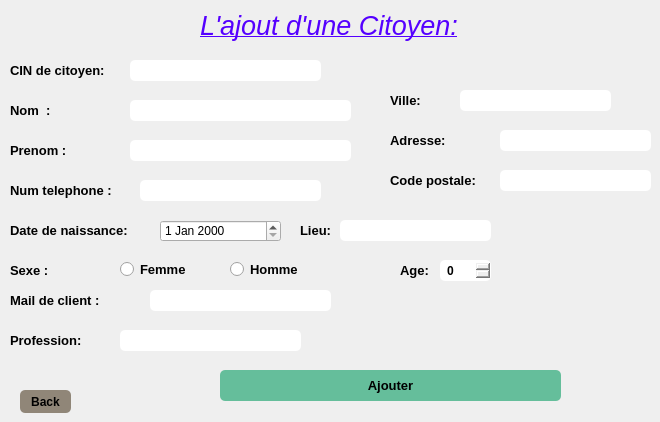
   <widget class="QWidget" name="page">
    <widget class="QLabel" name="label_9">
     <property name="geometry">
      <rect>
       <x>10</x>
       <y>260</y>
       <width>61</width>
       <height>21</height>
      </rect>
     </property>
     <property name="font">
      <font>
       <pointsize>10</pointsize>
       <weight>75</weight>
       <bold>true</bold>
      </font>
     </property>
     <property name="text">
      <string>Sexe :</string>
     </property>
    </widget>
    <widget class="QLabel" name="label_10">
     <property name="geometry">
      <rect>
       <x>10</x>
       <y>100</y>
       <width>71</width>
       <height>20</height>
      </rect>
     </property>
     <property name="font">
      <font>
       <pointsize>10</pointsize>
       <weight>75</weight>
       <bold>true</bold>
      </font>
     </property>
     <property name="text">
      <string>Nom  :</string>
     </property>
    </widget>
    <widget class="QLineEdit" name="lineEdit_prenom">
     <property name="geometry">
      <rect>
       <x>130</x>
       <y>140</y>
       <width>221</width>
       <height>21</height>
      </rect>
     </property>
     <property name="styleSheet">
      <string notr="true">
padding: 5px;
border-radius: 5px;

font-weight: bold;</string>
     </property>
     <property name="clearButtonEnabled">
      <bool>true</bool>
     </property>
    </widget>
    <widget class="QLabel" name="label_11">
     <property name="geometry">
      <rect>
       <x>10</x>
       <y>220</y>
       <width>131</width>
       <height>21</height>
      </rect>
     </property>
     <property name="font">
      <font>
       <pointsize>10</pointsize>
       <weight>75</weight>
       <bold>true</bold>
      </font>
     </property>
     <property name="text">
      <string>Date de naissance:</string>
     </property>
    </widget>
    <widget class="QPushButton" name="pushButton">
     <property name="geometry">
      <rect>
       <x>220</x>
       <y>370</y>
       <width>341</width>
       <height>31</height>
      </rect>
     </property>
     <property name="font">
      <font>
       <pointsize>10</pointsize>
       <weight>75</weight>
       <bold>true</bold>
      </font>
     </property>
     <property name="styleSheet">
      <string notr="true">QPushButton {
padding: 5px;
border-radius: 5px;
background-color:rgb(101, 190, 155);
font-weight: bold;
}
QPushButton:hover
{
color :white;
}</string>
     </property>
     <property name="text">
      <string>Ajouter</string>
     </property>
    </widget>
    <widget class="QLabel" name="label_12">
     <property name="geometry">
      <rect>
       <x>10</x>
       <y>290</y>
       <width>141</width>
       <height>20</height>
      </rect>
     </property>
     <property name="font">
      <font>
       <pointsize>10</pointsize>
       <weight>75</weight>
       <bold>true</bold>
      </font>
     </property>
     <property name="text">
      <string>Mail de client :</string>
     </property>
    </widget>
    <widget class="QLineEdit" name="lineEdit_nom">
     <property name="geometry">
      <rect>
       <x>130</x>
       <y>100</y>
       <width>221</width>
       <height>21</height>
      </rect>
     </property>
     <property name="styleSheet">
      <string notr="true">
padding: 5px;
border-radius: 5px;

font-weight: bold;</string>
     </property>
     <property name="clearButtonEnabled">
      <bool>true</bool>
     </property>
    </widget>
    <widget class="QLabel" name="label_13">
     <property name="geometry">
      <rect>
       <x>10</x>
       <y>140</y>
       <width>91</width>
       <height>20</height>
      </rect>
     </property>
     <property name="font">
      <font>
       <pointsize>10</pointsize>
       <weight>75</weight>
       <bold>true</bold>
      </font>
     </property>
     <property name="text">
      <string>Prenom :</string>
     </property>
    </widget>
    <widget class="QLineEdit" name="lineEdit_telph">
     <property name="geometry">
      <rect>
       <x>140</x>
       <y>180</y>
       <width>181</width>
       <height>21</height>
      </rect>
     </property>
     <property name="styleSheet">
      <string notr="true">
padding: 5px;
border-radius: 5px;

font-weight: bold;</string>
     </property>
     <property name="clearButtonEnabled">
      <bool>true</bool>
     </property>
    </widget>
    <widget class="QRadioButton" name="femme">
     <property name="geometry">
      <rect>
       <x>120</x>
       <y>260</y>
       <width>81</width>
       <height>18</height>
      </rect>
     </property>
     <property name="font">
      <font>
       <pointsize>10</pointsize>
       <weight>75</weight>
       <bold>true</bold>
      </font>
     </property>
     <property name="text">
      <string>Femme</string>
     </property>
    </widget>
    <widget class="QLabel" name="label_14">
     <property name="geometry">
      <rect>
       <x>10</x>
       <y>180</y>
       <width>141</width>
       <height>20</height>
      </rect>
     </property>
     <property name="font">
      <font>
       <pointsize>10</pointsize>
       <weight>75</weight>
       <bold>true</bold>
      </font>
     </property>
     <property name="text">
      <string>Num telephone :</string>
     </property>
    </widget>
    <widget class="QLineEdit" name="lineEdit_mail">
     <property name="geometry">
      <rect>
       <x>150</x>
       <y>290</y>
       <width>181</width>
       <height>21</height>
      </rect>
     </property>
     <property name="styleSheet">
      <string notr="true">
padding: 5px;
border-radius: 5px;

font-weight: bold;</string>
     </property>
     <property name="clearButtonEnabled">
      <bool>true</bool>
     </property>
    </widget>
    <widget class="QRadioButton" name="homme">
     <property name="geometry">
      <rect>
       <x>230</x>
       <y>260</y>
       <width>83</width>
       <height>18</height>
      </rect>
     </property>
     <property name="font">
      <font>
       <pointsize>10</pointsize>
       <weight>75</weight>
       <bold>true</bold>
      </font>
     </property>
     <property name="text">
      <string>Homme </string>
     </property>
    </widget>
    <widget class="QLabel" name="label_15">
     <property name="geometry">
      <rect>
       <x>10</x>
       <y>60</y>
       <width>121</width>
       <height>20</height>
      </rect>
     </property>
     <property name="font">
      <font>
       <pointsize>10</pointsize>
       <weight>75</weight>
       <italic>false</italic>
       <bold>true</bold>
      </font>
     </property>
     <property name="text">
      <string>CIN de citoyen:</string>
     </property>
    </widget>
    <widget class="QLineEdit" name="cx_idf">
     <property name="geometry">
      <rect>
       <x>130</x>
       <y>60</y>
       <width>191</width>
       <height>21</height>
      </rect>
     </property>
     <property name="styleSheet">
      <string notr="true">
padding: 5px;
border-radius: 5px;

font-weight: bold;</string>
     </property>
     <property name="clearButtonEnabled">
      <bool>true</bool>
     </property>
    </widget>
    <widget class="QLabel" name="label_16">
     <property name="geometry">
      <rect>
       <x>200</x>
       <y>10</y>
       <width>391</width>
       <height>31</height>
      </rect>
     </property>
     <property name="text">
      <string>&lt;html&gt;&lt;head/&gt;&lt;body&gt;&lt;p&gt;&lt;span style=&quot; font-size:20pt; font-style:italic; text-decoration: underline; color:#5500ff;&quot;&gt;L'ajout d'une Citoyen:&lt;/span&gt;&lt;/p&gt;&lt;/body&gt;&lt;/html&gt;</string>
     </property>
    </widget>
    <widget class="QLabel" name="label_17">
     <property name="geometry">
      <rect>
       <x>10</x>
       <y>330</y>
       <width>141</width>
       <height>20</height>
      </rect>
     </property>
     <property name="font">
      <font>
       <pointsize>10</pointsize>
       <weight>75</weight>
       <bold>true</bold>
      </font>
     </property>
     <property name="text">
      <string>Profession:</string>
     </property>
    </widget>
    <widget class="QLineEdit" name="lineEdit_profession">
     <property name="geometry">
      <rect>
       <x>120</x>
       <y>330</y>
       <width>181</width>
       <height>21</height>
      </rect>
     </property>
     <property name="styleSheet">
      <string notr="true">
padding: 5px;
border-radius: 5px;

font-weight: bold;</string>
     </property>
     <property name="clearButtonEnabled">
      <bool>true</bool>
     </property>
    </widget>
    <widget class="QLabel" name="label_18">
     <property name="geometry">
      <rect>
       <x>390</x>
       <y>90</y>
       <width>91</width>
       <height>20</height>
      </rect>
     </property>
     <property name="font">
      <font>
       <pointsize>10</pointsize>
       <weight>75</weight>
       <italic>false</italic>
       <bold>true</bold>
      </font>
     </property>
     <property name="text">
      <string>Ville:</string>
     </property>
    </widget>
    <widget class="QLabel" name="label_19">
     <property name="geometry">
      <rect>
       <x>390</x>
       <y>130</y>
       <width>91</width>
       <height>20</height>
      </rect>
     </property>
     <property name="font">
      <font>
       <pointsize>10</pointsize>
       <weight>75</weight>
       <italic>false</italic>
       <bold>true</bold>
      </font>
     </property>
     <property name="text">
      <string>Adresse:</string>
     </property>
    </widget>
    <widget class="QLabel" name="label_20">
     <property name="geometry">
      <rect>
       <x>390</x>
       <y>170</y>
       <width>91</width>
       <height>20</height>
      </rect>
     </property>
     <property name="font">
      <font>
       <pointsize>10</pointsize>
       <weight>75</weight>
       <italic>false</italic>
       <bold>true</bold>
      </font>
     </property>
     <property name="text">
      <string>Code postale:</string>
     </property>
    </widget>
    <widget class="QLineEdit" name="lineEdit_adresse">
     <property name="geometry">
      <rect>
       <x>500</x>
       <y>130</y>
       <width>151</width>
       <height>21</height>
      </rect>
     </property>
     <property name="styleSheet">
      <string notr="true">
padding: 5px;
border-radius: 5px;

font-weight: bold;</string>
     </property>
     <property name="clearButtonEnabled">
      <bool>true</bool>
     </property>
    </widget>
    <widget class="QLineEdit" name="lineEdit_codepostale">
     <property name="geometry">
      <rect>
       <x>500</x>
       <y>170</y>
       <width>151</width>
       <height>21</height>
      </rect>
     </property>
     <property name="styleSheet">
      <string notr="true">
padding: 5px;
border-radius: 5px;

font-weight: bold;</string>
     </property>
     <property name="clearButtonEnabled">
      <bool>true</bool>
     </property>
    </widget>
    <widget class="QPushButton" name="pushButton_2">
     <property name="geometry">
      <rect>
       <x>20</x>
       <y>390</y>
       <width>51</width>
       <height>23</height>
      </rect>
     </property>
     <property name="styleSheet">
      <string notr="true">QPushButton {
padding: 5px;
border-radius: 5px;
background-color:rgb(144, 134, 120);
font-weight: bold;
}
QPushButton:hover
{
color :white;
}</string>
     </property>
     <property name="text">
      <string>Back</string>
     </property>
    </widget>
    <widget class="QDateEdit" name="dateEdit">
     <property name="geometry">
      <rect>
       <x>160</x>
       <y>220</y>
       <width>121</width>
       <height>22</height>
      </rect>
     </property>
    </widget>
    <widget class="QLabel" name="label_21">
     <property name="geometry">
      <rect>
       <x>300</x>
       <y>220</y>
       <width>51</width>
       <height>20</height>
      </rect>
     </property>
     <property name="font">
      <font>
       <pointsize>10</pointsize>
       <weight>75</weight>
       <italic>false</italic>
       <bold>true</bold>
      </font>
     </property>
     <property name="text">
      <string>Lieu:</string>
     </property>
    </widget>
    <widget class="QLineEdit" name="lineEdit_lieu">
     <property name="geometry">
      <rect>
       <x>340</x>
       <y>220</y>
       <width>151</width>
       <height>21</height>
      </rect>
     </property>
     <property name="styleSheet">
      <string notr="true">
padding: 5px;
border-radius: 5px;

font-weight: bold;</string>
     </property>
     <property name="clearButtonEnabled">
      <bool>true</bool>
     </property>
    </widget>
    <widget class="QLabel" name="label_24">
     <property name="geometry">
      <rect>
       <x>400</x>
       <y>260</y>
       <width>31</width>
       <height>20</height>
      </rect>
     </property>
     <property name="font">
      <font>
       <pointsize>10</pointsize>
       <weight>75</weight>
       <italic>false</italic>
       <bold>true</bold>
      </font>
     </property>
     <property name="text">
      <string>Age:</string>
     </property>
    </widget>
    <widget class="QSpinBox" name="age">
     <property name="geometry">
      <rect>
       <x>440</x>
       <y>260</y>
       <width>51</width>
       <height>21</height>
      </rect>
     </property>
     <property name="styleSheet">
      <string notr="true">
padding: 5px;
border-radius: 5px;

font-weight: bold;</string>
     </property>
    </widget>
    <widget class="QLineEdit" name="lineEdit_ville">
     <property name="geometry">
      <rect>
       <x>460</x>
       <y>90</y>
       <width>151</width>
       <height>21</height>
      </rect>
     </property>
     <property name="styleSheet">
      <string notr="true">
padding: 5px;
border-radius: 5px;

font-weight: bold;</string>
     </property>
     <property name="clearButtonEnabled">
      <bool>true</bool>
     </property>
    </widget>
   </widget>
